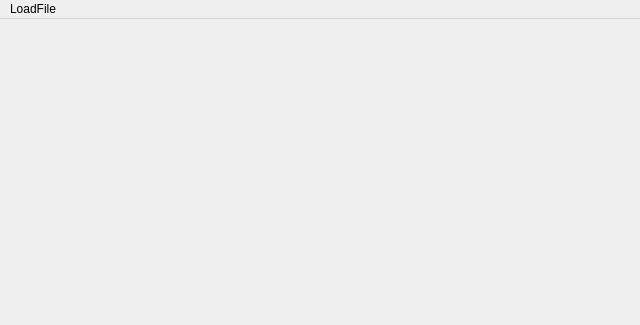
<?xml version="1.0" encoding="UTF-8"?>
<ui version="4.0">
 <class>MainWindow</class>
 <widget class="QMainWindow" name="MainWindow">
  <property name="geometry">
   <rect>
    <x>0</x>
    <y>0</y>
    <width>640</width>
    <height>325</height>
   </rect>
  </property>
  <property name="minimumSize">
   <size>
    <width>640</width>
    <height>325</height>
   </size>
  </property>
  <property name="windowTitle">
   <string>MainWindow</string>
  </property>
  <widget class="QWidget" name="centralwidget"/>
  <widget class="QMenuBar" name="menubar">
   <property name="geometry">
    <rect>
     <x>0</x>
     <y>0</y>
     <width>640</width>
     <height>21</height>
    </rect>
   </property>
   <widget class="QMenu" name="menuLoadFile">
    <property name="geometry">
     <rect>
      <x>339</x>
      <y>100</y>
      <width>135</width>
      <height>72</height>
     </rect>
    </property>
    <property name="title">
     <string>LoadFile</string>
    </property>
    <addaction name="actionBrowse"/>
   </widget>
   <addaction name="menuLoadFile"/>
  </widget>
  <action name="actionBrowse">
   <property name="text">
    <string>Browse</string>
   </property>
  </action>
 </widget>
 <resources/>
 <connections/>
</ui>
